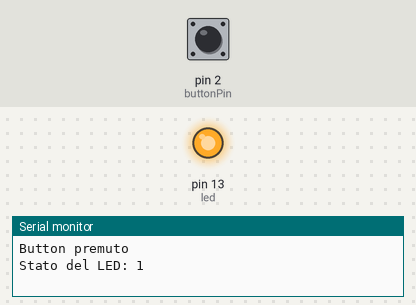
Bench run of a sketch on a simulated Arduino Uno, built with avr-gcc and run on an emulated ATmega328P. Shown: output pins drawn as LEDs (lit = HIGH), the last lines printed to the serial monitor. The inputs (shaded band) are chosen by the test bench; at power-on: pin 2 (buttonPin) HIGH.

Above: at 1.2 s.
1.3 s: pin 2 (buttonPin) pulled LOW for 0.15 s
At 2.6 s:
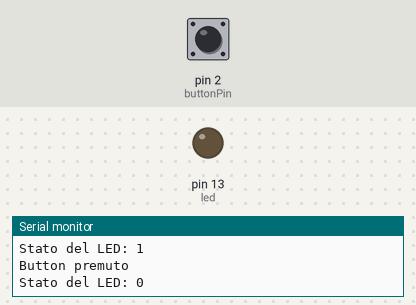
2.9 s: pin 2 (buttonPin) pulled LOW for 1 s
At 5.0 s:
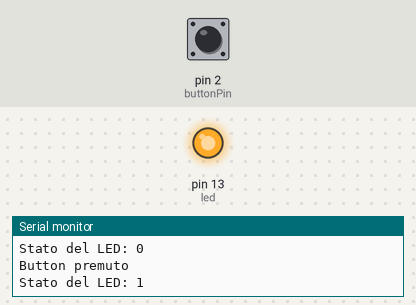
5.4 s: pin 2 (buttonPin) pulled LOW for 3.2 s
At 9.8 s:
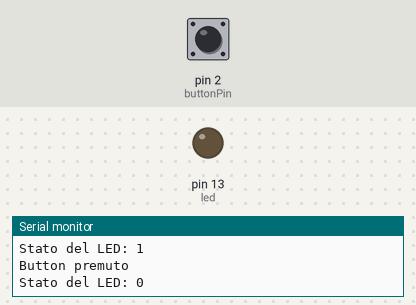
Timing chart, 0 to 11.3 s (numbered marks = the images above; inputs shaded):
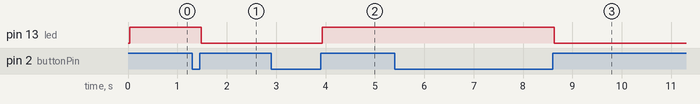

Measured:
- after the input at 1.3 s, pin 13 (led): HIGH → LOW after 0.18 s
- after the input at 2.9 s, pin 13 (led): LOW → HIGH after 1.0 s
- after the input at 5.4 s, pin 13 (led): HIGH → LOW after 3.2 s

The sketch:

debounce.ino
```cpp
/*
   Stato di un bottone

 Modifica lo stato di un led in base all'input di un bottone.
 Viene usato un ciclo condizionale ramificato
 e due variabili per confrontare il periodo di pressione del bottone.

 */
int led = 13;
int buttonPin = 2;
int statoAttuale;                        // variable for reading the pin status
int ultimoStato;                // variable to hold the last button state
int ledStatus = 0;             // varabile per mantenere lo stato del led

long ultimoCambio = 0;  // Momento in cui e' stato attivato il PIN input
long debounceDelay = 30;    // Tempo di debounce

void setup() {
  pinMode(buttonPin, INPUT);    // Set the switch pin as input
  pinMode(led, OUTPUT);
  Serial.begin(9600);           // Set up serial communication at 9600bps
  ultimoStato = digitalRead(buttonPin);   // read the initial state
}

void loop(){
  int lettura = digitalRead(buttonPin);      // read input value and store it in var
  if (lettura != ultimoStato) { // controlla se il bottone ha cambiato stato
    ultimoCambio = millis() ;    // Registra il tempo attuale
  }

  if ((millis() - ultimoCambio) > debounceDelay) { // controllo che il periodo di tempo sia sufficente
    if (lettura != statoAttuale) {        // Il bottone ha cambiato stato
      statoAttuale = lettura;             // Evitiamo che la precedente condizione si ripeta ad oltranza
      if (statoAttuale == HIGH) {                // check if the button is pressed
        Serial.println("Button premuto");

        ledStatus = !ledStatus ;    // Inverte lo stato del LED
        Serial.print("Stato del LED: ");  // DEBUG
        Serial.println(ledStatus) ;
      }
    }
  }
  ultimoStato = lettura;                 // save the new state in our variable
  digitalWrite(led, ledStatus);      // setta il led allo stato richiesto

}
```
